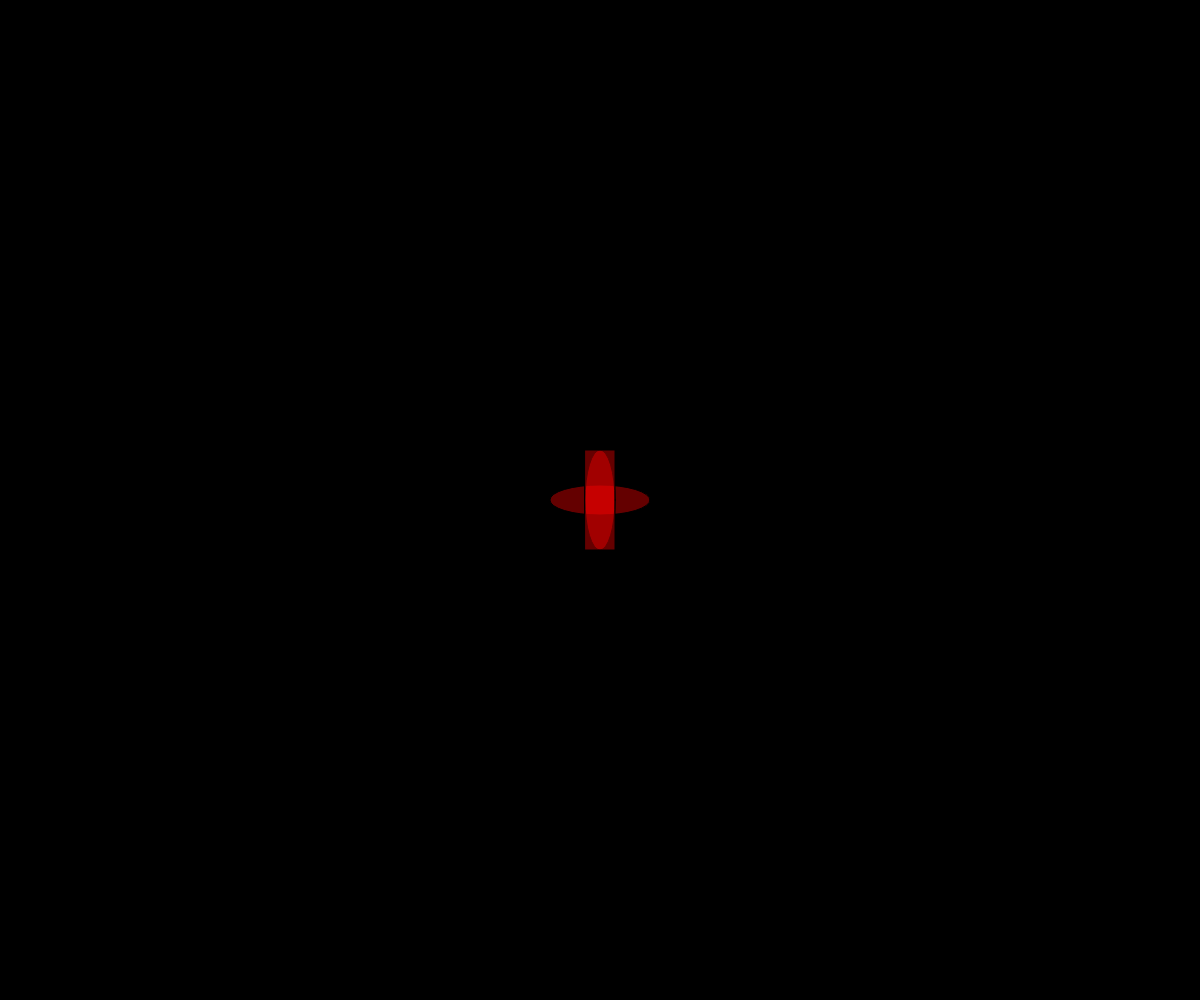
Frame 1 (no input)
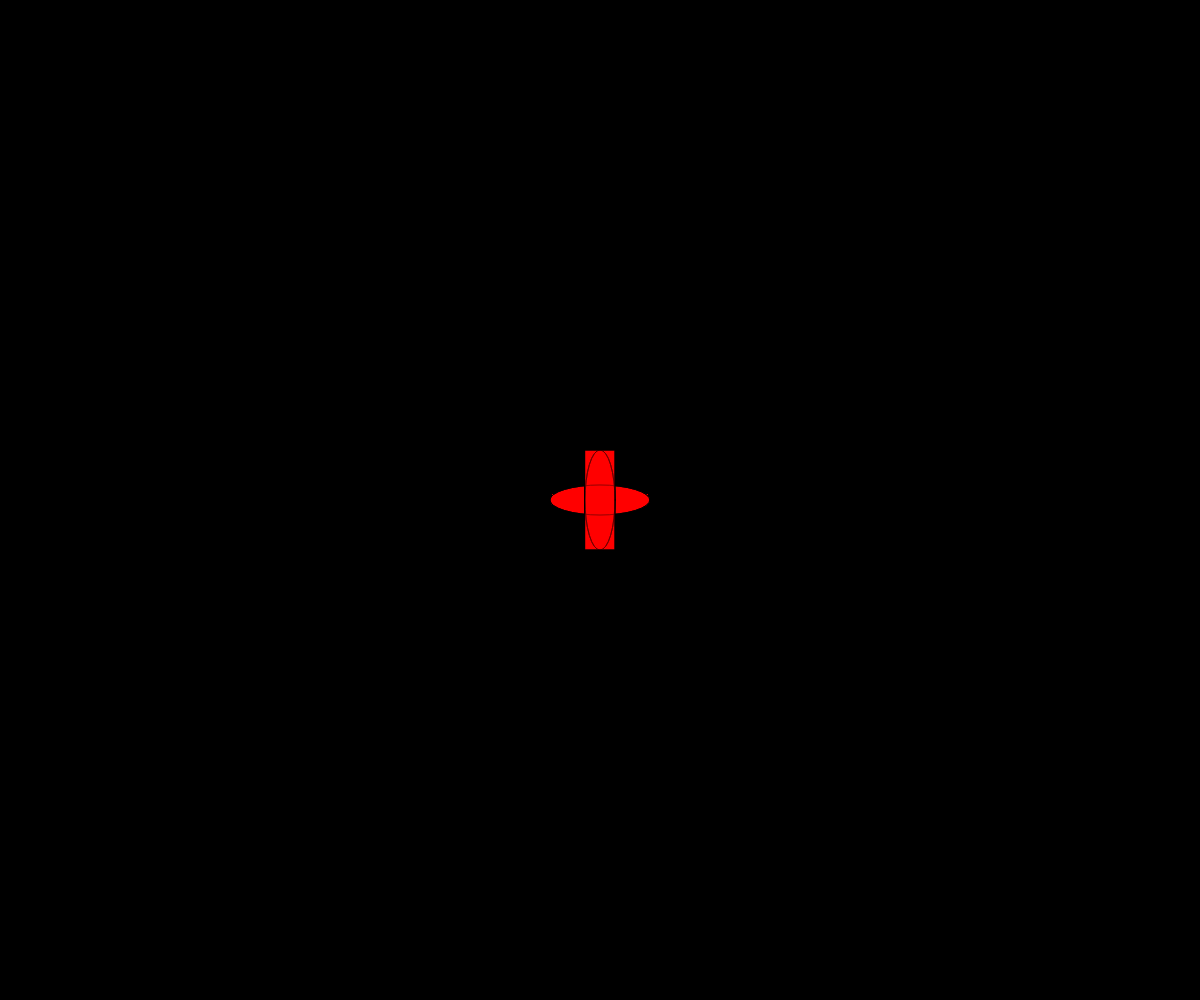
Frame 60 (no input)
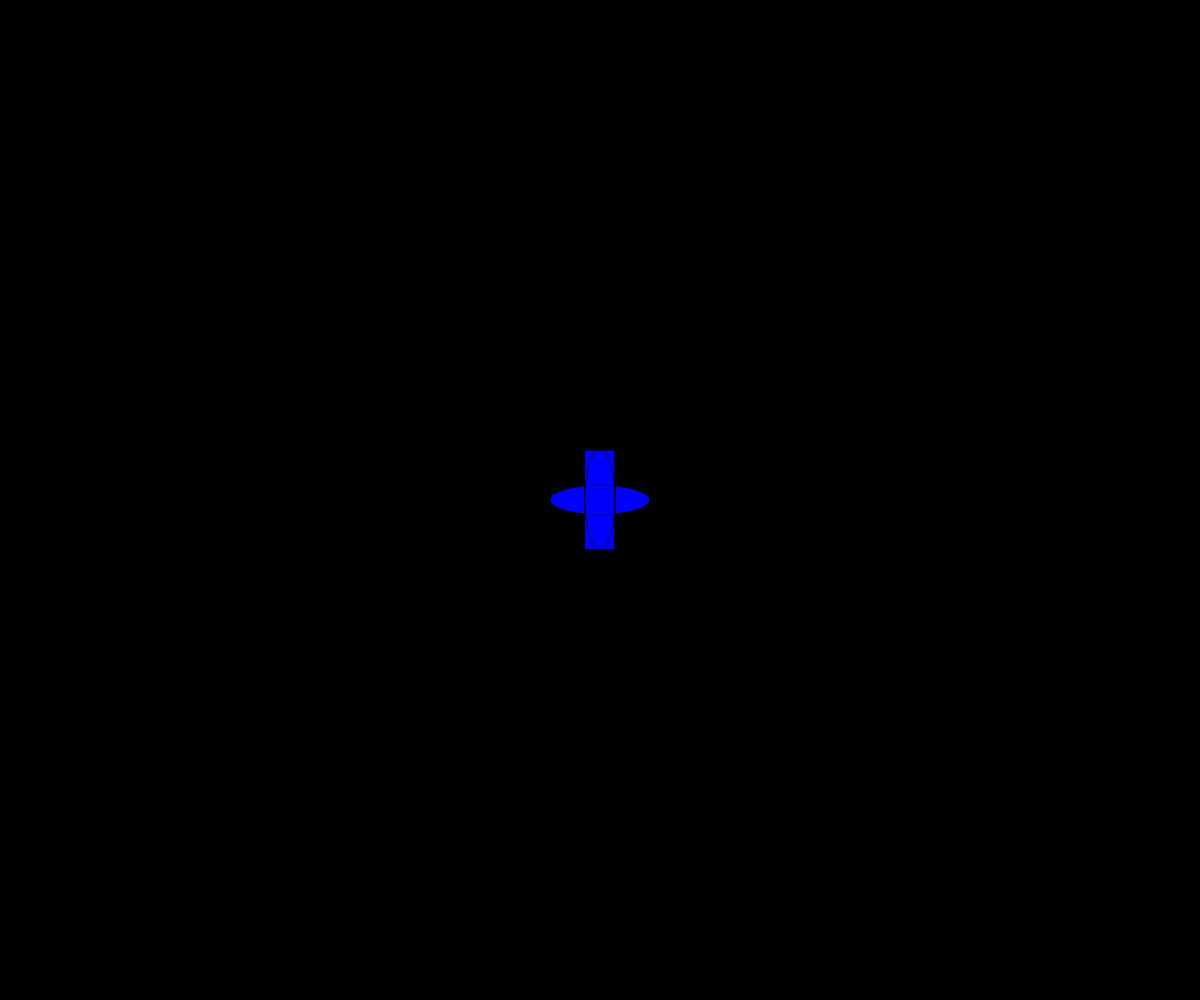
Frame 120 (the mouse pressed at the canvas centre since frame 60)

The p5.js sketch that drew these frames (run headless with seeded random() and noise() and a simulated clock; from frame 60 on, the mouse is pressed at the canvas centre):

// p5.js sketch
// ── sketch.js
var i=0;
var d=5;
var on=false;
var is;
function setup() {
  createCanvas(windowWidth, windowHeight);
  rectMode(CENTER)
  background(0)
}

function draw() {
  if(on) background(255);
  if(mouseX>=width/2-50 && mouseX<=width/2+50&& mouseY) {
    fill(0, 0, 255, 100)
  }else{
      fill(255, 0, 0, 100);
    isIn=false;
    }
    ellipse(width/2, height/2, 100, 30);
    ellipse(width/2, height/2, 30, 100);
    rect(width/2, height/2, 30, 100);
  }
 function windowResized(){
   resizeCanvas(windowWidth, windowHeight)
 }
function mousePressed(){
  if (mouseIsPressed){
    if(mouseX>=width/2-50 && mouseX<=width/2+50){
      fill(0, 0, 0);
      ellipse(width/2, height/2, 100, 30);
    ellipse(width/2, height/2, 30, 100);
    rect(width/2, height/2, 30, 100);
      
    }
  }
  }

function keyPressed(){}
